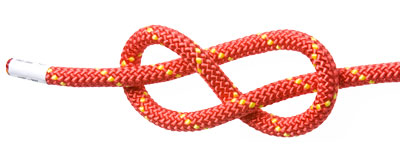
#> input picture images/Figure-Eight.jpeg, 400 x 160 px, found by its file name
$ python oc.py
#> lines starting #> are read from the running program, lines starting #| are printed output that depends on the picture; after the words box and inside, x2 and y2 are one past the last pixel; in counts of white or black regions, pixels touching at a corner belong together
import cv2
import numpy as np

# Load the image
img = cv2.imread('images/Figure-Eight.jpeg')
#> img is the input picture: shape (160, 400, 3); mean B, G, R 207.6, 212.7, 245.6

# Convert the image to grayscale
gray = cv2.cvtColor(img, cv2.COLOR_BGR2GRAY)
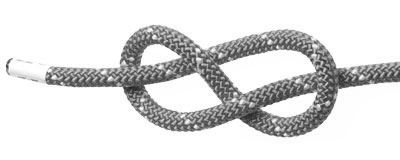
#> gray: shape (160, 400); min 35, max 255, mean 221.9

# Define the structuring element for opening
kernel = np.ones((9,9),np.uint8)

# Apply opening to the grayscale image
opening = cv2.morphologyEx(gray, cv2.MORPH_OPEN, kernel)
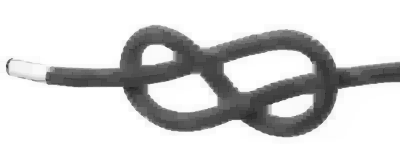
#> opening: shape (160, 400); min 35, max 255, mean 211.6

# Perform Canny edge detection with threshold values of 100 and 200
edges = cv2.Canny(opening, 300, 600)
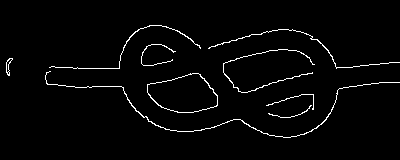
#> edges: shape (160, 400); 2.5% white in thin lines or dots, all inside (x1, y1, x2, y2) = (6, 25, 400, 138)
edges2 = cv2.Canny(opening, 200, 400)
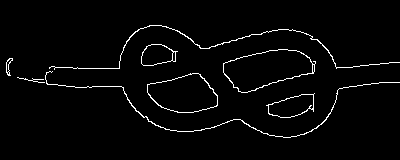
#> edges2: shape (160, 400); 2.6% white in thin lines or dots, all inside (x1, y1, x2, y2) = (6, 25, 400, 138)

# Display the original image, the opened image, and the edge-detected image
cv2.imshow('Original Image', img)
cv2.imshow('Opened Image', opening)
cv2.imshow('edge-det lower', edges2)
cv2.imshow('Edge-Detected Image', edges)

# Wait for a key press and then close all windows
cv2.waitKey(0)
cv2.destroyAllWindows()
